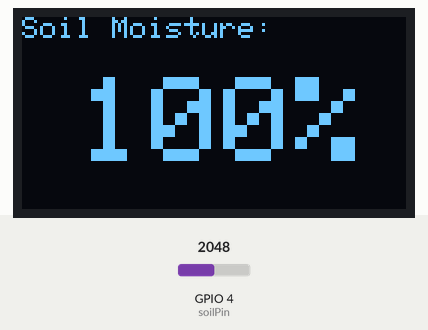
Bench run of a sketch on a simulated ESP32-C3. Parts: 128×64 one-colour display. Inputs (shaded band) come from the test bench; at power-on: GPIO 4 (soilPin) = 2048. What the sketch prints to the serial monitor is not drawn.

Above: at 2.8 s.
2.9 s: GPIO 4 (soilPin) set to 1951
At 5.1 s:
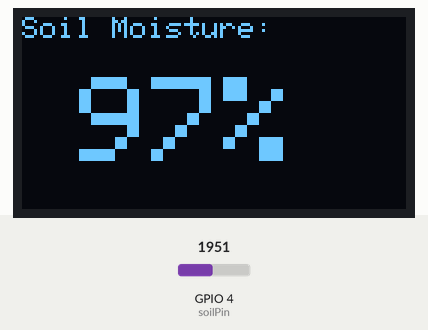
5.6 s: GPIO 4 (soilPin) set to 1228
At 7.6 s:
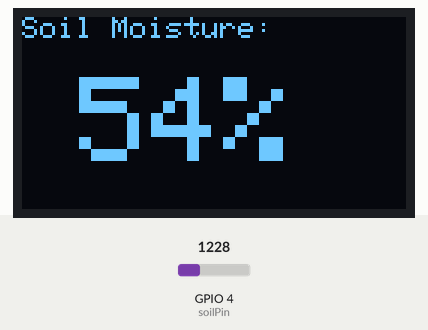
8.3 s: GPIO 4 (soilPin) set to 491
At 11.3 s:
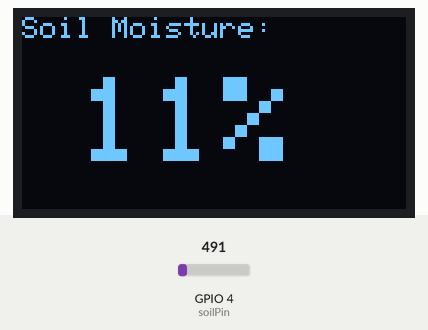
Timing chart, 0 to 12.8 s (numbered marks = the images above; inputs shaded):
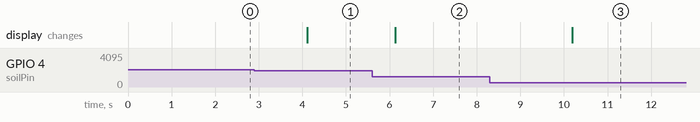

The sketch:

Plant_Pall_V1.ino
```cpp
#include <Wire.h>
#include <Adafruit_GFX.h>
#include <Adafruit_SSD1306.h>

#define SCREEN_WIDTH 128
#define SCREEN_HEIGHT 64
#define OLED_RESET    -1
Adafruit_SSD1306 display(SCREEN_WIDTH, SCREEN_HEIGHT, &Wire, OLED_RESET);

// your sensor on GPIO4 (pad next to RST on the C3-mini)
const int soilPin = 4;

// calibrate these by reading Serial.print(raw)
const int dryRaw = 300;
const int wetRaw = 2000;

void setup() {
  Serial.begin(115200);
  Wire.begin(8, 9);  // SDA=8, SCL=9
  if (!display.begin(SSD1306_SWITCHCAPVCC, 0x3C)) {
    Serial.println("SSD1306 init failed!");
    while (1) delay(10);
  }
}

void loop() {
  // 1) Read & map
  int raw = analogRead(soilPin);
  int moisture = map(raw, dryRaw, wetRaw, 0, 100);
  moisture = constrain(moisture, 0, 100);
  Serial.printf("raw=%d → %d%%\n", raw, moisture);

  // 2) Draw fresh frame
  display.clearDisplay();

  // — Header in small font —
  display.setTextSize(1);
  display.setTextColor(SSD1306_WHITE);
  display.setCursor(0, 0);
  display.print("Soil Moisture:");

  // — Big numeric value —
  display.setTextSize(4);
  display.setCursor(19, 20);    // make sure you leave enough vertical room
  display.printf("%d%%", moisture);

  // 3) Push to screen
  display.display();

  delay(2000);
}
```

Measured:
- the behaviour switches between 2000 and 1999 on GPIO 4 (soilPin) (found by bisection; images 0 and 1)
- after the input at 2.9 s, the display: changes after 1.2 s (image 1)
- after the input at 5.6 s, the display: changes after 0.53 s (image 2)
- after the input at 8.3 s, the display: changes after 1.9 s (image 3)
